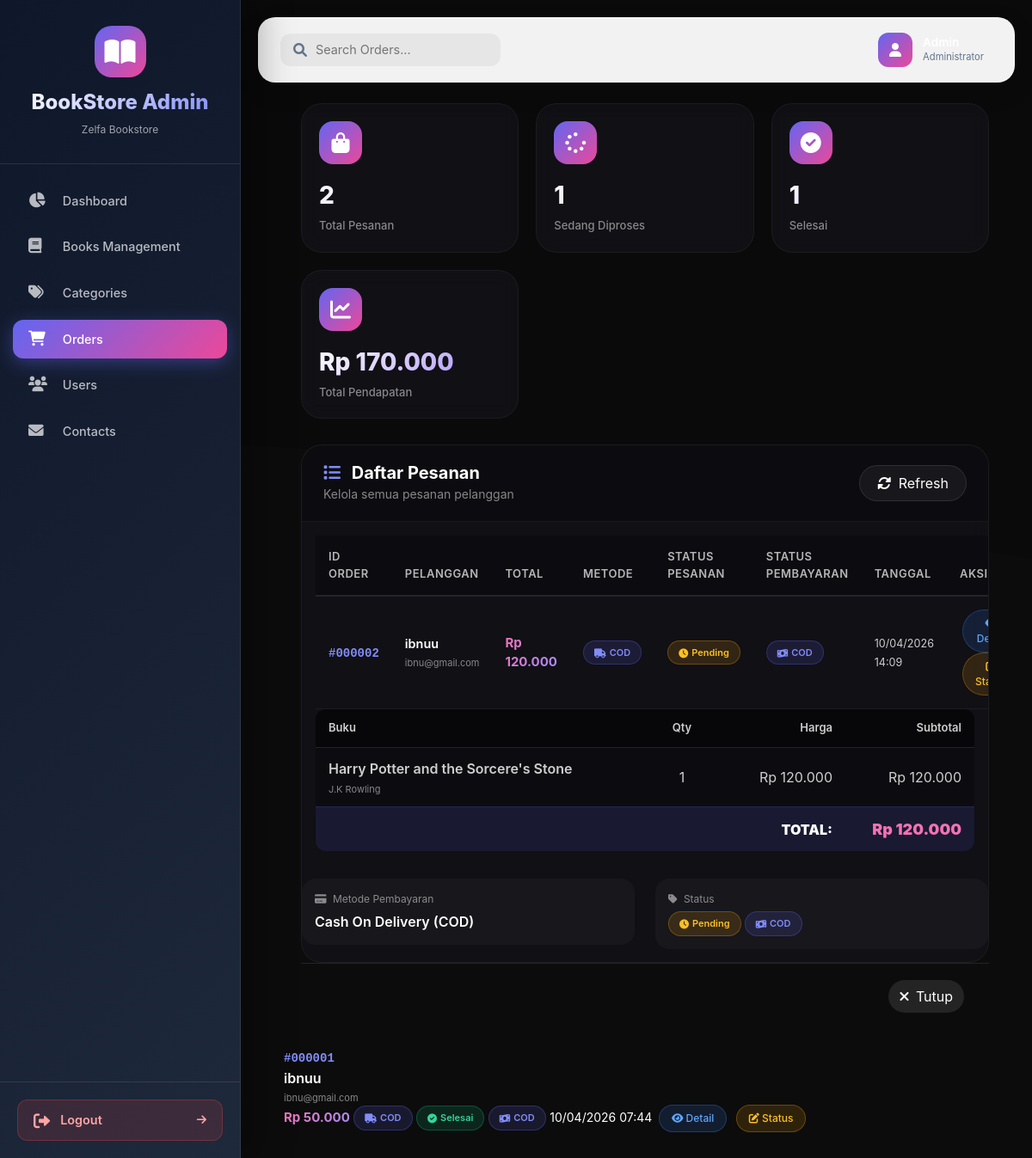
Screenshot of /admin?page=orders (signed in) with the database file from the repository.
### tables this page shows
CREATE TABLE IF NOT EXISTS `orders` (
  `id_order` int NOT NULL AUTO_INCREMENT,
  `id_user` int NOT NULL,
  `total_amount` decimal(15,0) NOT NULL,
  `payment_method` enum('cod','transfer') NOT NULL,
  `order_status` enum('pending','pending_payment','processing','shipping','delivered','completed','cancelled') NOT NULL DEFAULT 'pending',
  `payment_status` enum('unpaid','paid','cod') NOT NULL DEFAULT 'unpaid',
  `shipping_address` text NOT NULL,
  `notes` text,
  `created_at` datetime NOT NULL,
  `updated_at` datetime DEFAULT NULL,
  PRIMARY KEY (`id_order`),
  KEY `id_user` (`id_user`),
  CONSTRAINT `orders_ibfk_1` FOREIGN KEY (`id_user`) REFERENCES `users` (`id_user`) ON DELETE CASCADE ON UPDATE CASCADE
);

CREATE TABLE IF NOT EXISTS `users` (
  `id_user` int NOT NULL AUTO_INCREMENT,
  `username` varchar(50) NOT NULL,
  `email` varchar(100) DEFAULT NULL,
  `no_telepon` varchar(20) DEFAULT NULL,
  `alamat` text,
  `phone` varchar(20) DEFAULT NULL,
  `address` text,
  `password` varchar(255) NOT NULL,
  `nama_lengkap` varchar(100) NOT NULL,
  `role` enum('admin','user') NOT NULL DEFAULT 'user',
  `created_at` timestamp NOT NULL DEFAULT CURRENT_TIMESTAMP,
  `updated_at` timestamp NOT NULL DEFAULT CURRENT_TIMESTAMP,
  `foto_profil` varchar(255) DEFAULT NULL,
  PRIMARY KEY (`id_user`)
);

CREATE TABLE IF NOT EXISTS `order_items` (
  `id_order_item` int NOT NULL AUTO_INCREMENT,
  `order_id` int NOT NULL,
  `id_buku` int NOT NULL,
  `quantity` int NOT NULL,
  `price` decimal(15,0) NOT NULL,
  PRIMARY KEY (`id_order_item`)
);

CREATE TABLE IF NOT EXISTS `books` (
  `id_buku` int NOT NULL AUTO_INCREMENT,
  `judul` varchar(255) NOT NULL,
  `penulis` varchar(150) NOT NULL,
  `penerbit` varchar(150) DEFAULT NULL,
  `tahun` int DEFAULT NULL,
  `harga` decimal(15,2) DEFAULT '0.00',
  `stok` int DEFAULT '0',
  `id_kategori` int DEFAULT NULL,
  `deskripsi` text,
  `gambar` longtext,
  `created_at` timestamp NULL DEFAULT CURRENT_TIMESTAMP,
  `updated_at` timestamp NULL DEFAULT CURRENT_TIMESTAMP ON UPDATE CURRENT_TIMESTAMP,
  PRIMARY KEY (`id_buku`),
  KEY `id_kategori` (`id_kategori`),
  CONSTRAINT `books_ibfk_1` FOREIGN KEY (`id_kategori`) REFERENCES `categories` (`id_kategori`) ON DELETE SET NULL ON UPDATE CASCADE
);

### admin/pages/orders/index.php (the view, shortened to what this page needs)
<?php
$servername = "localhost";
$username = "root";
$password = "";
$dbname = "bookstore";
$conn = new mysqli($servername, $username, $password, $dbname);
$query = "SELECT o.*, u.username, u.email
          FROM orders o
          JOIN users u ON o.id_user = u.id_user
          ORDER BY o.created_at DESC";
$result = $conn->query($query);
$orders = [];
if ($result && $result->num_rows > 0) {
    while ($row = $result->fetch_assoc()) {
        $orders[] = $row;
    }
}
function formatRupiah($angka) {
    return "Rp " . number_format($angka, 0, ',', '.');
}
function getOrderStatusBadge($status) {
    switch ($status) {
        case 'pending':
            return '<span class="badge-order status-pending"><i class="fas fa-clock me-1"></i> Pending</span>';
        case 'completed':
            return '<span class="badge-order status-delivered"><i class="fas fa-check-circle me-1"></i> Selesai</span>';
    }
}
function getPaymentStatusBadge($status) {
    switch ($status) {
        case 'cod':
            return '<span class="badge-payment status-cod"><i class="fas fa-money-bill-wave me-1"></i> COD</span>';
    }
}
?>
<div class="orders-container">
    <div class="stats-grid">
        <div class="stat-card">
            <div class="stat-icon"><i class="fas fa-shopping-bag"></i></div>
            <div class="stat-value"><?php echo count($orders); ?></div>
            <div class="stat-label">Total Pesanan</div>
        </div>
        <div class="stat-card">
            <div class="stat-icon"><i class="fas fa-spinner"></i></div>
            <div class="stat-value">
            </div>
            <div class="stat-label">Sedang Diproses</div>
        </div>
        <div class="stat-card">
            <div class="stat-icon"><i class="fas fa-check-circle"></i></div>
            <div class="stat-value">
            </div>
            <div class="stat-label">Selesai</div>
        </div>
        <div class="stat-card">
            <div class="stat-icon"><i class="fas fa-chart-line"></i></div>
            <div class="stat-value">
            </div>
            <div class="stat-label">Total Pendapatan</div>
        </div>
    </div>
    <div class="main-card">
        <div class="card-header-custom">
            <div class="d-flex justify-content-between align-items-center flex-wrap gap-3">
                <div>
                    <h5 class="mb-0" style="font-weight: 700; color: white;">
                        <i class="fas fa-list me-2" style="color: #818cf8;"></i> Daftar Pesanan
                    </h5>
                    <small style="color: rgba(255,255,255,0.5);">Kelola semua pesanan pelanggan</small>
                </div>
                <button class="btn-refresh" onclick="window.location.reload()">
                    <i class="fas fa-sync-alt me-1"></i> Refresh
                </button>
            </div>
        </div>
        <div class="table-responsive p-3">
            <table class="table order-table" id="ordersTable">
                <thead>
                    <tr>
                        <th>ID Order</th>
                        <th>Pelanggan</th>
                        <th>Total</th>
                        <th>Metode</th>
                        <th>Status Pesanan</th>
                        <th>Status Pembayaran</th>
                        <th>Tanggal</th>
                        <th>Aksi</th>
                    </tr>
                </thead>
                <tbody>
                    <?php if (empty($orders)): ?>
                    <tr>
                        <td colspan="8" style="padding: 0;">
                            <div class="empty-state">
                                <i class="fas fa-inbox"></i>
                                <h4>Belum Ada Pesanan</h4>
                                <p>Belum ada pesanan dari pelanggan</p>
                            </div>
                        </td>
                    </tr>
                    <?php else: ?>
                        <?php foreach ($orders as $order): ?>
                        <tr>
                            <td><span class="order-id">#<?php echo str_pad($order['id_order'], 6, '0', STR_PAD_LEFT); ?></span></td>
                            <td>
                                <div class="user-name"><?php echo htmlspecialchars($order['username']); ?></div>
                                <div class="user-email"><?php echo htmlspecialchars($order['email']); ?></div>
                            </div>
                            <td><span class="total-amount"><?php echo formatRupiah($order['total_amount']); ?></span></td>
                            <td>
                                <?php if ($order['payment_method'] == 'cod'): ?>
                                    <span class="badge-payment status-cod"><i class="fas fa-truck me-1"></i> COD</span>
                                <?php else: ?>
                                    <span class="badge-payment status-paid"><i class="fas fa-university me-1"></i> Transfer</span>
                                <?php endif; ?>
                            </div>
                            <td><?php echo getOrderStatusBadge($order['order_status']); ?></td>
                            <td><?php echo getPaymentStatusBadge($order['payment_status']); ?></td>
                            <td><small><?php echo date('d/m/Y H:i', strtotime($order['created_at'])); ?></small></td>
                            <td>
                                <button class="btn-action btn-view" data-bs-toggle="modal" data-bs-target="#detailModal<?php echo $order['id_order']; ?>">
                                    <i class="fas fa-eye"></i> Detail
                                </button>
                                <button class="btn-action btn-edit" data-bs-toggle="modal" data-bs-target="#statusModal<?php echo $order['id_order']; ?>">
                                    <i class="fas fa-edit"></i> Status
                                </button>
                            </div>
                        <div class="modal fade" id="detailModal<?php echo $order['id_order']; ?>" tabindex="-1">
                            <div class="modal-dialog modal-lg modal-dialog-centered">
                                <div class="modal-content modal-content-custom">
                                    <div class="modal-body">
                                        <div class="table-responsive">
                                            <table class="items-table">
                                                <thead>
                                                    <tr>
                                                        <th class="text-start">Buku</th>
                                                        <th class="text-center" style="width: 80px;">Qty</th>
                                                        <th class="text-end" style="width: 150px;">Harga</th>
                                                        <th class="text-end" style="width: 150px;">Subtotal</th>
                                                    </tr>
                                                </thead>
                                                <tbody>
                                                    <?php
                                                    $itemQuery = "SELECT oi.*, b.judul, b.penulis FROM order_items oi JOIN books b ON oi.id_buku = b.id_buku WHERE oi.order_id = ?";
                                                    $itemStmt = $conn->prepare($itemQuery);
                                                    $itemStmt->bind_param("i", $order['id_order']);
                                                    $itemStmt->execute();
                                                    $itemsResult = $itemStmt->get_result();
                                                    if ($itemsResult->num_rows > 0):
                                                        while ($item = $itemsResult->fetch_assoc()):
                                                    ?>
                                                    <tr>
                                                        <td class="text-start">
                                                            <div class="product-name"><?php echo htmlspecialchars($item['judul']); ?></div>
                                                            <div class="product-author"><?php echo htmlspecialchars($item['penulis']); ?></div>
                                                        </td>
                                                        <td class="text-center"><?php echo $item['quantity']; ?></td>
                                                        <td class="text-end"><?php echo formatRupiah($item['price']); ?></td>
                                                        <td class="text-end"><?php echo formatRupiah($item['price'] * $item['quantity']); ?></td>
                                                    </tr>
                                                    <?php
                                                        endwhile;
                                                    else:
                                                    ?>
                                                    <tr>
                                                        <td colspan="4" class="text-center text-muted">Tidak ada item pesanan</td>
                                                    </tr>
                                                    <?php endif; ?>
                                                </tbody>
                                                <tfoot>
                                                    <tr>
                                                        <td colspan="3" class="text-end"><strong>TOTAL:</strong></td>
                                                        <td class="text-end" style="color: #f472b6; font-size: 18px;">
                                                            <strong><?php echo formatRupiah($order['total_amount']); ?></strong>
                                                        </td>
                                                    </tr>
                                                </tfoot>
                                            </table>
                                        </div>
                                        <div class="row mt-3">
                                            <div class="col-md-6">
                                                <div class="info-box">
                                                    <div class="info-label"><i class="fas fa-credit-card me-1"></i> Metode Pembayaran</div>
                                                    <div class="info-value">
                                                        <?php echo $order['payment_method'] == 'cod' ? 'Cash On Delivery (COD)' : 'Transfer Bank'; ?>
                                                    </div>
                                                </div>
                                            </div>
                                            <div class="col-md-6">
                                                <div class="info-box">
                                                    <div class="info-label"><i class="fas fa-tag me-1"></i> Status</div>
                                                    <div class="info-value">
                                                        <?php echo getOrderStatusBadge($order['order_status']); ?>
                                                        <?php echo getPaymentStatusBadge($order['payment_status']); ?>
                                                    </div>
                                                </div>
                                            </div>
                                        </div>
                                    </div>
                                    <div class="modal-footer modal-footer-custom">
                                        <button type="button" class="btn" data-bs-dismiss="modal" style="background: rgba(255,255,255,0.1); border-radius: 30px; color: white;">
                                            <i class="fas fa-times me-1"></i> Tutup
                                        </button>
                                    </div>
                                </div>
                            </div>
                        </div>
                        <?php endforeach; ?>
                    <?php endif; ?>
<link rel="stylesheet" href="https://cdn.datatables.net/1.11.5/css/dataTables.bootstrap5.min.css">

### admin/index.php (style rules this page uses)
:root { --primary: #6366f1; --primary-dark: #4f46e5; --primary-light: #818cf8; --secondary: #ec4899; --success: #10b981; --danger: #ef4444; --warning: #f59e0b; --info: #3b82f6; --dark: #0f172a; --darker: #020617; --light: #f1f5f9; --gray: #64748b; --card-bg: rgba(255, 255, 255, 0.98); --sidebar-bg: linear-gradient(135deg, #0f172a 0%, #1e293b 100%); }
* { margin: 0; padding: 0; box-sizing: border-box; }
body { font-family: 'Plus Jakarta Sans', sans-serif; background: linear-gradient(135deg, #667eea 0%, #764ba2 100%); background-attachment: fixed; min-height: 100vh; position: relative; }
body::before { content: ''; position: fixed; top: 0; left: 0; width: 100%; height: 100%; background-size: cover; opacity: 0.3; pointer-events: none; z-index: 0; }
.stat-card { background: rgba(255, 255, 255, 0.95); backdrop-filter: blur(10px); border-radius: 25px; padding: 25px; transition: all 0.4s; position: relative; overflow: hidden; border: 1px solid rgba(255, 255, 255, 0.2); cursor: pointer; }
.stat-card::before { content: ''; position: absolute; top: 0; left: -100%; width: 100%; height: 100%; background: linear-gradient(90deg, transparent, rgba(255, 255, 255, 0.3), transparent); transition: left 0.5s; }
.table { margin-bottom: 0; }
.table thead th { background: linear-gradient(135deg, #f8fafc, #f1f5f9); color: var(--dark); font-weight: 700; padding: 15px; border: none; font-size: 0.8rem; text-transform: uppercase; letter-spacing: 0.5px; }
.table tbody tr { transition: all 0.3s; border-bottom: 1px solid rgba(0, 0, 0, 0.05); }
.table tbody td { padding: 15px; vertical-align: middle; font-size: 0.9rem; }
.modal-content { background: rgba(255, 255, 255, 0.98); backdrop-filter: blur(20px); border-radius: 25px; border: 1px solid rgba(255, 255, 255, 0.2); overflow: hidden; }
.btn-edit { background: linear-gradient(135deg, var(--primary), var(--primary-dark)); color: white; }

### rows the page displays
orders: id_order "000002", id_user.username "ibnuu", id_user.email "ibnu@gmail.com", payment_method "cod" (drawn), order_status "pending" (drawn), payment_status "cod" (drawn), created_at "10/04/2026 14:09", total_amount "Rp 120.000"
order_items: id_buku.judul "Harry Potter and the Sorcere's Stone", id_buku.penulis "J.K Rowling", quantity "1", price "Rp 120.000", formatRupiah($item['price'] * $item['quantity']) "Rp 120.000"
orders: id_order "000001", id_user.username "ibnuu", id_user.email "ibnu@gmail.com", payment_method "cod" (drawn), order_status "completed" (drawn), payment_status "cod" (drawn), created_at "10/04/2026 07:44"
